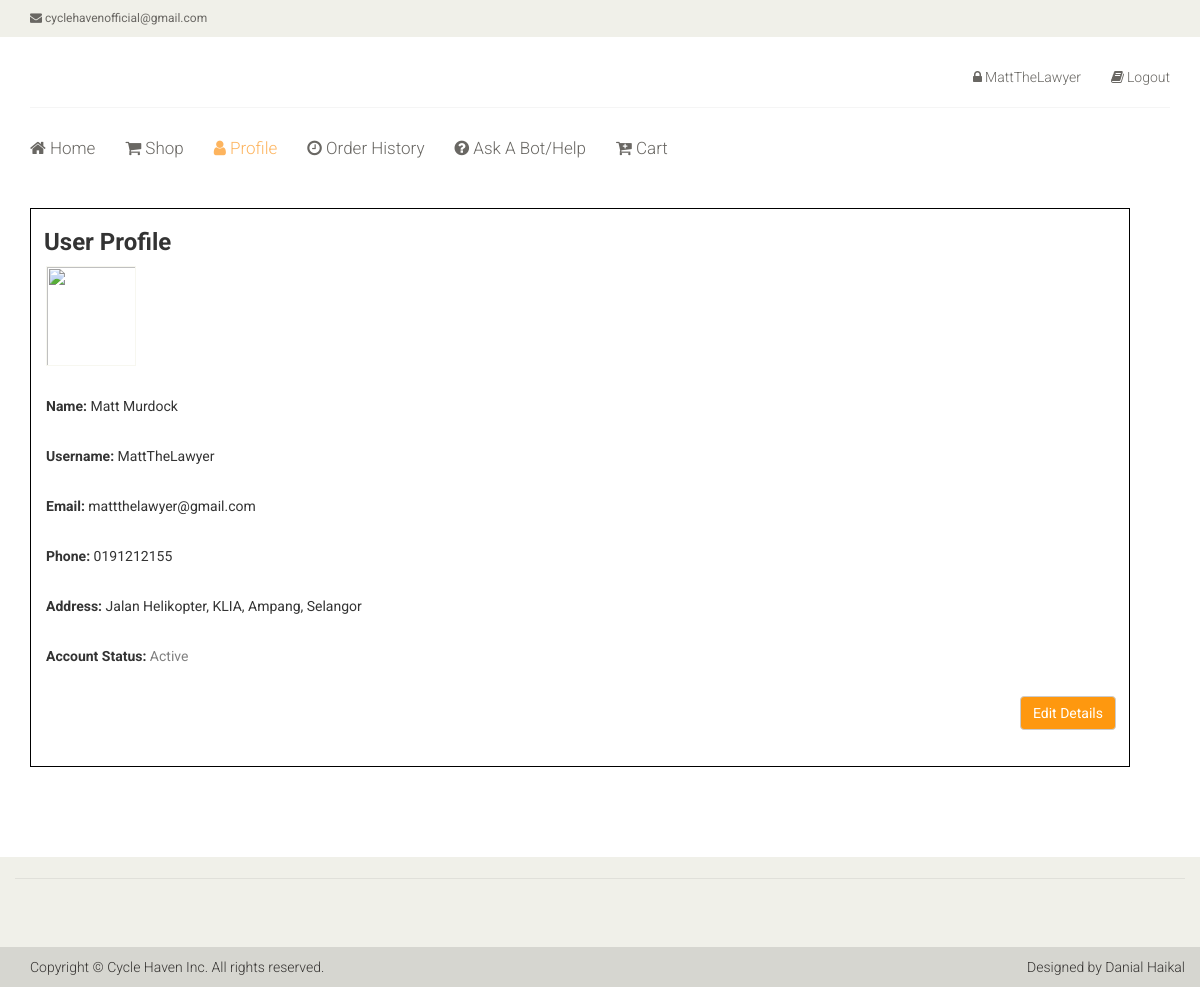
Screenshot of /userprofile.php (signed in) with the database file from the repository.
### tables this page shows
CREATE TABLE `havenuser` (
  `UserID` int(10) NOT NULL,
  `UserUsername` varchar(20) NOT NULL,
  `UserName` varchar(70) NOT NULL,
  `UserEmail` varchar(50) NOT NULL,
  `UserPhone` varchar(15) NOT NULL,
  `UserAddress` varchar(100) NOT NULL
);

### userprofile.php (the view, shortened to what this page needs)
<?php
include ("dbconnect.php");
$session = $_SESSION['AccountUsername'];
?>
<!DOCTYPE html>
<html lang="en">
<head>
    <link href="css/bootstrap.min.css" rel="stylesheet">
    <link href="css/font-awesome.min.css" rel="stylesheet">
    <link href="css/prettyPhoto.css" rel="stylesheet">
    <link href="css/price-range.css" rel="stylesheet">
    <link href="css/animate.css" rel="stylesheet">
	<link href="css/main.css" rel="stylesheet">
	<link href="css/responsive.css" rel="stylesheet">
    <link rel="stylesheet" href="https://cdnjs.cloudflare.com/ajax/libs/font-awesome/4.7.0/css/font-awesome.min.css">
</head>
<body>
	<header id="header">
		<div class="header_top">
			<div class="container">
				<div class="row">
					<div class="col-sm-6">
						<div class="contactinfo">
							<ul class="nav nav-pills">
								<li><a href="#"><i class="fa fa-envelope"></i> cyclehavenofficial@gmail.com</a></li>
							</ul>
						</div>
					</div>
				</div>
			</div>
		</div>
		<div class="header-middle">
			<div class="container">
				<div class="row">
					<div class="col-sm-4">
					</div>
					<div class="col-sm-8">
						<div class="shop-menu pull-right">
							<ul class="nav navbar-nav">
								<li><a href="userprofile.php"><i class="fa fa-lock"></i><?php echo $_SESSION['AccountUsername'] ?></a></li>
                                <li><a href="logout.php"><i class="fa fa-book"></i>Logout</a></li>
							</ul>
						</div>
					</div>
				</div>
			</div>
		</div>
		<div class="header-bottom">
			<div class="container">
				<div class="row">
					<div class="col-sm-9">
						<div class="mainmenu pull-left">
							<ul class="nav navbar-nav collapse navbar-collapse">
								<li><a href="indexuser.php"><i class="fa fa-home"></i> Home</a></li>
								<li ><a href="shopuser.php"><i class="fa fa-shopping-cart"></i> Shop<i></i></a></li>
                                <li><a href="userprofile.php"  class="active"><i class="fa fa-user"></i> Profile</a></li>
                                <li><a href="orderhistory.php"><i class="fa fa-clock-o"></i> Order History</a></li>
                                <li><a href="bot/bot.php"><i class="fa fa-question-circle"></i> Ask A Bot/Help</a></li>
                                <li><a href="cart.php"><i class="fa fa-cart-plus"></i> Cart</a></li>
							</ul>
						</div>
					</div>
				</div>
			</div>
		</div>
	</header>
	<section>
         <?php
					$sql="select * from HavenUser where UserUsername='$session'";
					$resu=$conn->query($sql);
					if(empty(mysqli_num_rows($resu))){
						echo "session lost ERROR : $sql". $conn->error;
					}else{
						while($row=mysqli_fetch_assoc($resu)){
                            $UserUsername		= $row["UserUsername"];
							$UserName		= $row["UserName"];
							$UserEmail			= $row["UserEmail"];
							$UserPhone		= $row["UserPhone"];
							$UserAddress			= $row["UserAddress"];
						}
					}
          ?>
		<div class="container" style="margin-bottom:50px;">
			<div class="row">
				<div class="col-sm-9 padding-right">
					<div class="product-details" style="width:1100px;border:1px solid black;">
                        <h3 style="margin-left:13px;"><b>User Profile</b></h3>
						<div class="col-sm-5" style="width:1100px;margin-bottom:30px;">
							<div class="view-product">
								<img src="images/pics/user.png" alt="" style="height:100px;width:90px;margin-bottom:10px;"/>
                                <br/><br/>
                                <p><b>Name: </b><?php echo $UserName ?></p><br/>
                                <p><b>Username: </b><?php echo $UserUsername ?></p><br/>
                                <p><b>Email: </b><?php echo $UserEmail ?></p><br/>
                                <p><b>Phone: </b><?php echo $UserPhone ?></p><br/>
                                <p><b>Address: </b><?php echo $UserAddress ?></p><br/>
                                 <p><b>Account Status: </b><span style="color:grey;">Active</span></p><br/>
                                <a href="edituserprofile.php" class="btn btn-default pull-right" style="background-color:#FE980F;color:white;text-decoration:none;" >Edit Details</a>
								<br/><br/>
							</div>
						</div>
					</div>
				</div>
			</div>
		</div>
	</section>
<footer id="footer">
		<div class="footer-top">
			<div class="container">
				<div class="row">
					<div class="col-sm-7">
					</div>
					<div class="col-sm-3">
					</div>
				</div>
			</div>
		</div>
		<div class="footer-bottom">
			<div class="container">
				<div class="row">
					<p class="pull-left">Copyright © Cycle Haven Inc. All rights reserved.</p>
					<p class="pull-right">Designed by Danial Haikal<span><a target="_blank"></a></span></p>
				</div>
			</div>
		</div>
	</footer>
</body>
</html>

### css/main.css (style rules this page uses)
body { font-family: 'Roboto', sans-serif; background:; position: relative; font-weight:400px; }
ul li { list-style: none; }
a { -webkit-transition: 300ms; -moz-transition: 300ms; -o-transition: 300ms; transition: 300ms; }
h1, h2, h3, h4, h5, h6 { font-family: 'Roboto', sans-serif; }
.header_top { background: none repeat scroll 0 0 #F0F0E9; }
.contactinfo ul li:first-child { margin-left: -15px; }
.contactinfo ul li a { font-size: 12px; color: #696763; font-family: 'Roboto', sans-serif; }
.header-middle .container .row { border-bottom: 1px solid #f5f5f5; margin-left: 0; margin-right: 0; padding-bottom: 20px; padding-top: 20px; }
.header-middle .container .row .col-sm-4 { padding-left: 0; }
.header-middle .container .row .col-sm-8 { padding-right:0; }
.shop-menu ul li { display:inline-block; padding-left: 15px; padding-right: 15px; }
.shop-menu ul li:last-child { padding-right: 0; }
.shop-menu ul li a { background: #FFFFFF; color: #696763; font-family: 'Roboto', sans-serif; font-size: 14px; font-weight: 300; padding:0; padding-right: 0; margin-top: 10px; }
.shop-menu ul li a i { margin-right:3px; }
.header-bottom { padding-bottom: 30px; padding-top: 30px; }
.navbar-collapse.collapse { padding-left: 0; }
.mainmenu ul li { padding-right: 15px; padding-left: 15px; }
.mainmenu ul li:first-child { padding-left: 0px; }
.mainmenu ul li a { color: #696763; font-family: 'Roboto', sans-serif; font-size: 17px; font-weight: 300; padding: 0; padding-bottom: 10px; }
.mainmenu ul li a:hover, .mainmenu ul li a.active, .shop-menu ul li a.active { background:none; color:#fdb45e; }
#footer { background: #F0F0E9; }
.footer-top .container { border-bottom: 1px solid #E0E0DA; padding-bottom: 20px; }
.footer-top .col-sm-3 { overflow: hidden; }
.footer-bottom { background: #D6D6D0; padding-top: 10px; }
.footer-bottom p { color: #363432; font-family: 'Roboto', sans-serif; font-weight: 300; margin-left: 15px; }
.padding-right { padding-right: 0; }
.product-details { overflow:hidden; }
.product-details { margin-bottom: 40px; overflow: hidden; margin-top: 10px; }
.view-product { position: relative; }
.view-product img { border: 1px solid #F7F7F0; height: 380px; width: 100%; }

### rows the page displays
havenuser: UserName "Matt Murdock", UserUsername "MattTheLawyer", UserEmail "mattthelawyer@gmail.com", UserPhone "0191212155", UserAddress "Jalan Helikopter, KLIA, Ampang, Selangor"

### other values shown
$_SESSION['AccountUsername'] "MattTheLawyer"
